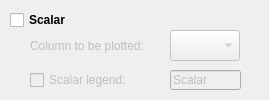
                  <widget class="QWidget" name="widget_11" native="true">
                   <property name="sizePolicy">
                    <sizepolicy hsizetype="Fixed" vsizetype="Preferred">
                     <horstretch>0</horstretch>
                     <verstretch>0</verstretch>
                    </sizepolicy>
                   </property>
                   <property name="minimumSize">
                    <size>
                     <width>269</width>
                     <height>100</height>
                    </size>
                   </property>
                   <property name="maximumSize">
                    <size>
                     <width>269</width>
                     <height>16777215</height>
                    </size>
                   </property>
                   <widget class="QComboBox" name="scalarChoice">
                    <property name="enabled">
                     <bool>false</bool>
                    </property>
                    <property name="geometry">
                     <rect>
                      <x>170</x>
                      <y>30</y>
                      <width>70</width>
                      <height>31</height>
                     </rect>
                    </property>
                    <property name="toolTip">
                     <string>Choose which column of the data file you want to visualize, excluding the first three XYZ coordinate.</string>
                    </property>
                    <property name="editable">
                     <bool>false</bool>
                    </property>
                   </widget>
                   <widget class="QCheckBox" name="scalar_CB">
                    <property name="geometry">
                     <rect>
                      <x>10</x>
                      <y>10</y>
                      <width>66</width>
                      <height>20</height>
                     </rect>
                    </property>
                    <property name="font">
                     <font>
                      <weight>75</weight>
                      <italic>false</italic>
                      <bold>true</bold>
                     </font>
                    </property>
                    <property name="text">
                     <string>Scalar</string>
                    </property>
                    <property name="checked">
                     <bool>false</bool>
                    </property>
                   </widget>
                   <widget class="QLabel" name="scalarColumn_LB">
                    <property name="enabled">
                     <bool>false</bool>
                    </property>
                    <property name="geometry">
                     <rect>
                      <x>30</x>
                      <y>30</y>
                      <width>132</width>
                      <height>31</height>
                     </rect>
                    </property>
                    <property name="text">
                     <string>Column to be plotted:</string>
                    </property>
                    <property name="alignment">
                     <set>Qt::AlignLeading|Qt::AlignLeft|Qt::AlignVCenter</set>
                    </property>
                   </widget>
                   <widget class="QCheckBox" name="scalarLegendBar_CB">
                    <property name="enabled">
                     <bool>false</bool>
                    </property>
                    <property name="geometry">
                     <rect>
                      <x>30</x>
                      <y>70</y>
                      <width>131</width>
                      <height>20</height>
                     </rect>
                    </property>
                    <property name="toolTip">
                     <string>Check to show the scale bar for the data plotted (magnitude for vector data)</string>
                    </property>
                    <property name="text">
                     <string>Scalar legend:</string>
                    </property>
                   </widget>
                   <widget class="QLineEdit" name="scalarLegend_LE">
                    <property name="enabled">
                     <bool>false</bool>
                    </property>
                    <property name="geometry">
                     <rect>
                      <x>170</x>
                      <y>70</y>
                      <width>71</width>
                      <height>20</height>
                     </rect>
                    </property>
                    <property name="text">
                     <string>Scalar</string>
                    </property>
                   </widget>
                  </widget>
